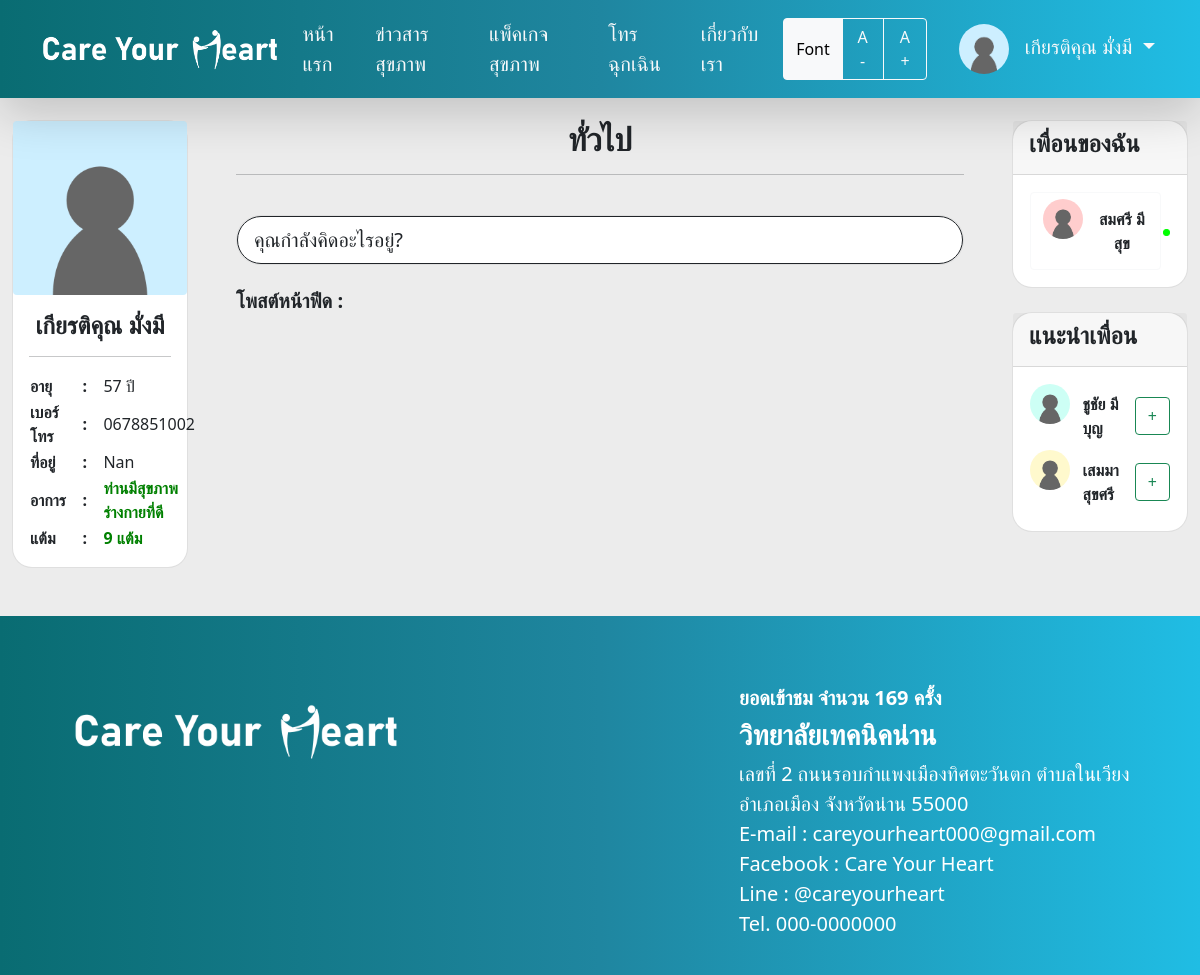
/online.php (signed in), run on the app's committed database.
### tables this page shows
CREATE TABLE `tb_user` (
  `id_user` int(10) NOT NULL,
  `name_user` varchar(100) NOT NULL,
  `sname_user` varchar(100) NOT NULL,
  `user` varchar(100) NOT NULL,
  `pass` varchar(100) NOT NULL,
  `born` date NOT NULL,
  `sex` int(1) NOT NULL,
  `tel` varchar(10) NOT NULL,
  `addr` text NOT NULL,
  `sys` int(10) NOT NULL,
  `dia` int(10) NOT NULL,
  `heart` int(10) NOT NULL,
  `dise` text NOT NULL,
  `status_mem` int(1) NOT NULL,
  `coin_user` int(10) NOT NULL,
  `id_pack` int(10) NOT NULL,
  `status_pack` char(1) NOT NULL,
  `pic_user` varchar(100) NOT NULL,
  `status_on` char(1) NOT NULL
);

CREATE TABLE `tb_friend` (
  `id_friend` int(10) NOT NULL,
  `id_user` int(10) NOT NULL,
  `id_user2` int(10) NOT NULL
);

### function_sum.php (called while the page is built, shortened)
<?php
    function getage($birthday){
        $them=strtotime($birthday);
        return(floor((time()-$them)/31556926));
    }
?>

### profile.php (the view)
<?php
    $sql="select * from tb_user where id_user='$_SESSION[valid_user]'";
    $result=mysqli_query($conn,$sql);
    $read=mysqli_fetch_assoc($result);
    $name_user=$read["name_user"];
    $sname_user=$read["sname_user"];
    $pic_user=$read["pic_user"];
    $born=$read["born"];
    $born=getage($born);
    $tel=$read["tel"];
    $addr=$read["addr"];
    $coin_user=$read["coin_user"];
    if($coin_user>0){
        $c="<font color='green'><b>$coin_user แต้ม</b></font>";
    }else{
        $c="<font color='red'><b>$coin_user แต้ม</b></font>";
    }
    $status_mem=$read["status_mem"];
    if($status_mem==7){
        $show="<font color='red'><b>พบแพทย์</b></font>";
    }else if($status_mem==6){
        $show="<font color='orange'><b>อัตราความดันสูง<br/>อัตราการเต้นของหัวใจผิดปกติ</b></font>";
    }else if($status_mem==5){
        $show="<font color='orange'><b>อัตราความดันสูง<br/>อัตราการเต้นของหัวใจปกติ</b></font>";
    }else if($status_mem==4){
        $show="<font color='orange'><b>อัตราความดันเริ่มสูง<br/>อัตราการเต้นของหัวใจผิดปกติ</b></font>";
    }else if($status_mem==3){
        $show="<font color='orange'><b>อัตราความดันเริ่มสูง<br/>อัตราการเต้นของหัวใจปกติ</b></font>";
    }else if($status_mem==2){
        $show="<font color='orange'><b>อัตราความดันปกติ<br/>อัตราการเต้นของหัวใจผิดปกติ</b></font>";
    }else{
        $show="<font color='green'><b>ท่านมีสุขภาพร่างกายที่ดี</b></font>";
    }
?>
<div class="card" style="border-radius:20px">
    <div class="card-img-top"><?php echo "<img src='admin/user/$pic_user' class='rounded img-fluid w-100'>"; ?></div>
    <div class="card-body">
        <center><h4><b><?php echo "$name_user $sname_user"; ?></b></h4></center><hr>
        <table>
            <tr>
                <th>อายุ</th>
                <td>&nbsp;&nbsp;&nbsp;</td>
                <th>:</th>
                <td>&nbsp;&nbsp;&nbsp;</td>
                <td><?php echo "$born"; ?> ปี</td>
            </tr>
            <tr>
                <th>เบอร์โทร</th>
                <td>&nbsp;&nbsp;&nbsp;</td>
                <th>:</th>
                <td>&nbsp;&nbsp;&nbsp;</td>
                <td><?php echo "$tel"; ?></td>
            </tr>
            <tr>
                <th>ที่อยู่</th>
                <td>&nbsp;&nbsp;&nbsp;</td>
                <th>:</th>
                <td>&nbsp;&nbsp;&nbsp;</td>
                <td><?php echo "$addr"; ?></td>
            </tr>
            <tr>
                <th>อาการ</th>
                <td>&nbsp;&nbsp;&nbsp;</td>
                <th>:</th>
                <td>&nbsp;&nbsp;&nbsp;</td>
                <td><?php echo "$show"; ?></td>
            </tr>
            <tr>
                <th>แต้ม</th>
                <td>&nbsp;&nbsp;&nbsp;</td>
                <th>:</th>
                <td>&nbsp;&nbsp;&nbsp;</td>
                <td><?php echo "$c"; ?></td>
            </tr>
        </table>
    </div>
</div>

### friend.php (shortened to what this page needs)
<?php
    $sql="select * from tb_friend where id_user='$_SESSION[valid_user]' or id_user2='$_SESSION[valid_user]'";
    $result=mysqli_query($conn,$sql);
    $num=mysqli_num_rows($result);
?>
<?php
    if($num==0){
    }else{
?>
<div class="card" style="border-radius:20px">
    <div class="card-header">
        <h4><b>เพื่อนของฉัน</b></h4>
    </div>
    <div class="card-body">
        <table class="w-100">
            <?php
                $i=0;
                while($read=mysqli_fetch_assoc($result)){
                    $id_user=$read["id_user"];
                    $id_user2=$read["id_user2"];
                    $id_friend=$read["id_friend"];
                    if($id_user!=$_SESSION["valid_user"]){
                        $sql1="select * from tb_user where id_user='$id_user'";
                        $friend[$i]=$id_user;
                    }else if($id_user2!=$_SESSION["valid_user"]){
                        $sql1="select * from tb_user where id_user='$id_user2'";
                        $friend[$i]=$id_user2;
                    }
                    $result1=mysqli_query($conn,$sql1);
                    $read1=mysqli_fetch_assoc($result1);
                    $name_user=$read1["name_user"];
                    $sname_user=$read1["sname_user"];
                    $pic_user=$read1["pic_user"];
                    $sql2="select * from tb_user where id_user='$id_user2'";
                    $result2=mysqli_query($conn,$sql2);
                    $read2=mysqli_fetch_assoc($result2);
                    $status_on=$read2["status_on"];
            ?>
            <tr>
                <th>
                    <?php echo "<a href='friend_chat.php?id_friend=$id_friend&name_user=$name_user&sname_user=$sname_user&pic_user=$pic_user&type_ques=$type_ques' class='btn btn-outline-light text-dark w-100'>"; ?>
                        <div class="d-flex md-3">
                            <?php echo "<img src='admin/user/$pic_user' class='rounded-pill' width='40' height='40'>"; ?>&nbsp;&nbsp;&nbsp;
                            <div class="py-2">
                                <strong><?php echo "$name_user $sname_user"; ?></strong>
                            </div>
                        </div>
                    <?php echo "</a>"; ?>
                </th>
                <td align="right">
                    <?php if($status_on=="y"){ ?>
                        <img src="img/on.png" class="img-fluid" width="10">
                    <?php } ?>
                </td>
            </tr>
            <?php
                $i++;
                }
            ?>
        </table>
    </div>
</div>
<br/>
<?php
    }
?>

### friend_add.php (shortened to what this page needs)
<?php
    $sql="select * from tb_user where id_user!='$_SESSION[valid_user]'";
    $result=mysqli_query($conn,$sql);
?>
<div class="card" style="border-radius:20px">
    <div class="card-header">
        <h4><b>แนะนำเพื่อน</b></h4>
    </div>
    <div class="card-body">
        <table class="w-100">
            <?php
                $i=0;
                while($read=mysqli_fetch_assoc($result)){
                    $friend_new[$i]=$read["id_user"];
                    $i++;
                }
                if($friend!=""){
                    $total=array_diff($friend_new,$friend);
                }else{
                    $total=$friend_new;
                }
                foreach($total as $el){
                    $sql1="select * from tb_user where id_user='$el'";
                    $result1=mysqli_query($conn,$sql1);
                    $read1=mysqli_fetch_assoc($result1);
                    $id_user2=$read1["id_user"];
                    $name_user=$read1["name_user"];
                    $sname_user=$read1["sname_user"];
                    $pic_user=$read1["pic_user"];
            ?>
            <tr>
                <th>
                    <div class="d-flex md-3">
                        <?php echo "<img src='admin/user/$pic_user' class='rounded-pill' width='40' height='40'>"; ?>&nbsp;&nbsp;&nbsp;
                        <div class="py-2">
                            <strong><?php echo "$name_user $sname_user"; ?></strong>
                        </div>
                    </div>
                </th>
                <td align="right"><?php echo "<a href='friend_add2.php?id_user2=$id_user2&type_ques=$type_ques' class='btn btn-outline-success'>+</a>"; ?></td>
            </tr>
            <?php
                }
            ?>
        </table>
    </div>
</div>

### data on the page
tb_user: pic_user (picture), name_user "เกียรติคุณ", sname_user "มั่งมี", born "57", tel "0678851002", addr "Nan", coin_user "9"
tb_friend: id_user.pic_user (picture), id_user.name_user "สมศรี", id_user.sname_user "มีสุข"
tb_user: pic_user (picture), name_user "ชูชัย", sname_user "มีบุญ"
tb_user: pic_user (picture), name_user "เสมมา", sname_user "สุขศรี"

### other printed values
$_SESSION[name_user] "เกียรติคุณ"
$_SESSION[sname_user] "มั่งมี"
$tp "ทั่วไป"
$gcounter "169"
